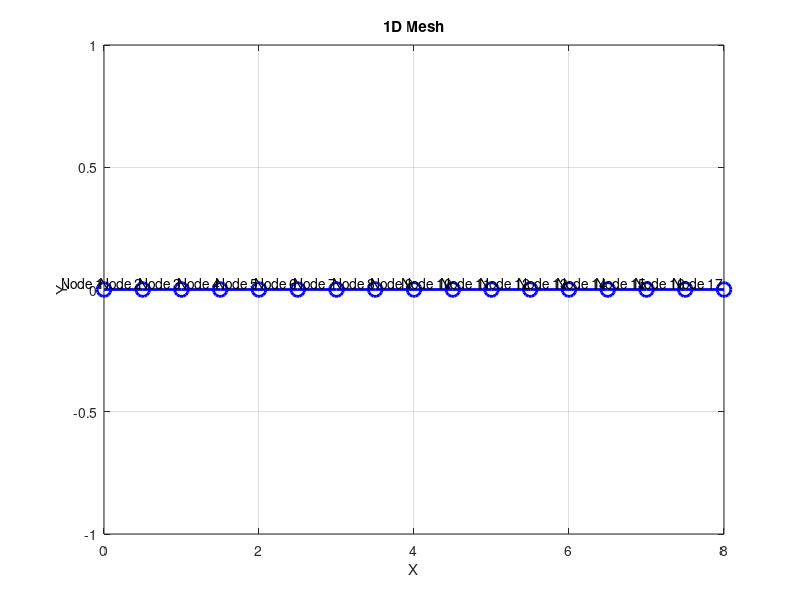

Write the MATLAB code that produced this figure.
% 1D 노드 생성, 메쉬 생성 및 시각화
clc;
clear;
close all;

% 길이와 노드 수 정의
length = 8;  % 길이
num_nodes = 17;    % 노드의 개수

% 빔을 따라 균일하게 분포된 노드의 위치 계산

x = linspace(0, length, num_nodes);
y = zeros(1, num_nodes);  % 1D 빔이므로 y 좌표는 모두 0

% 시각화
figure;
plot(x, y, 'bo-', 'LineWidth', 2, 'MarkerSize', 10);
xlabel('X');
ylabel('Y');
title('1D Mesh');
axis([0 length -1 1]);
grid on;

% 각 노드 위치를 표시
for i = 1:num_nodes
    text(x(i), y(i), ['Node ' num2str(i)], ...
         'VerticalAlignment', 'bottom', 'HorizontalAlignment', 'right');
end
